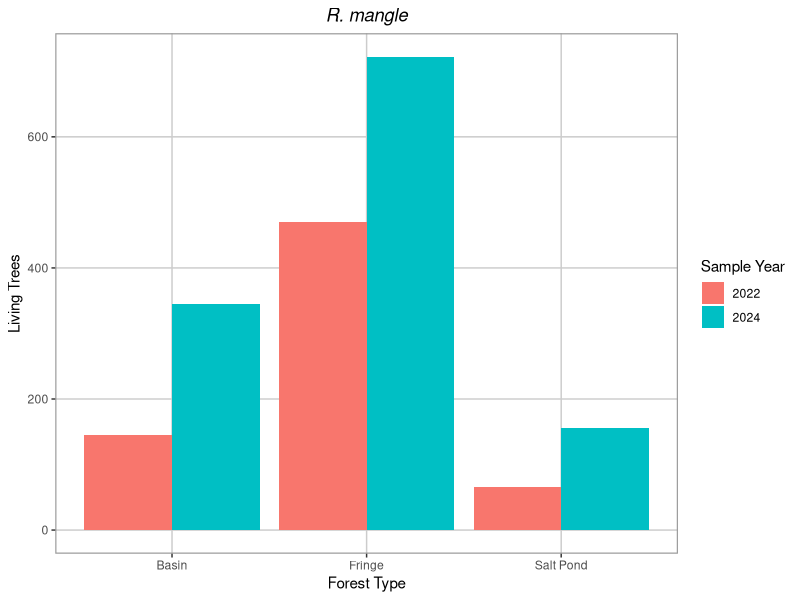
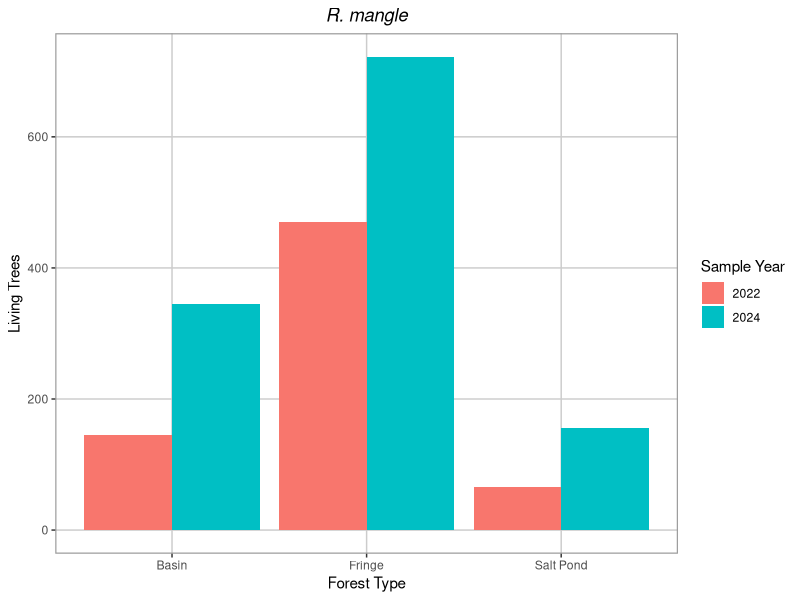
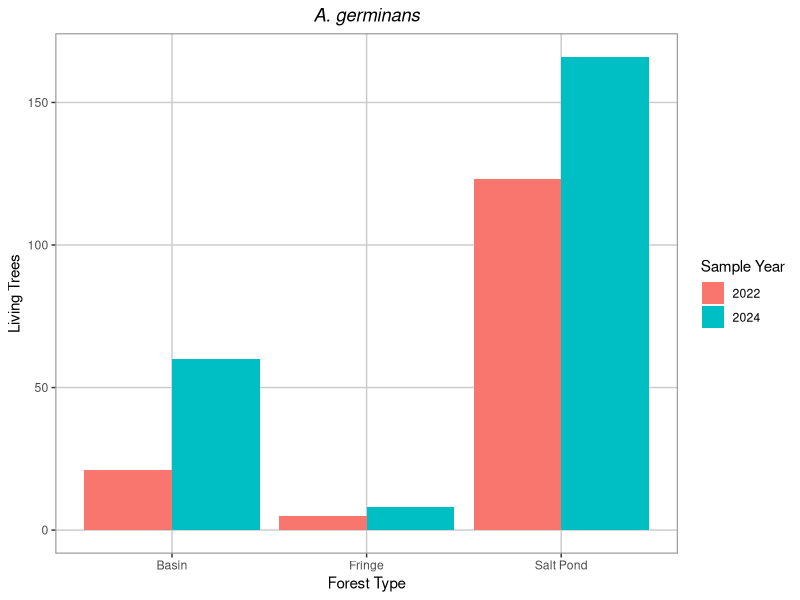
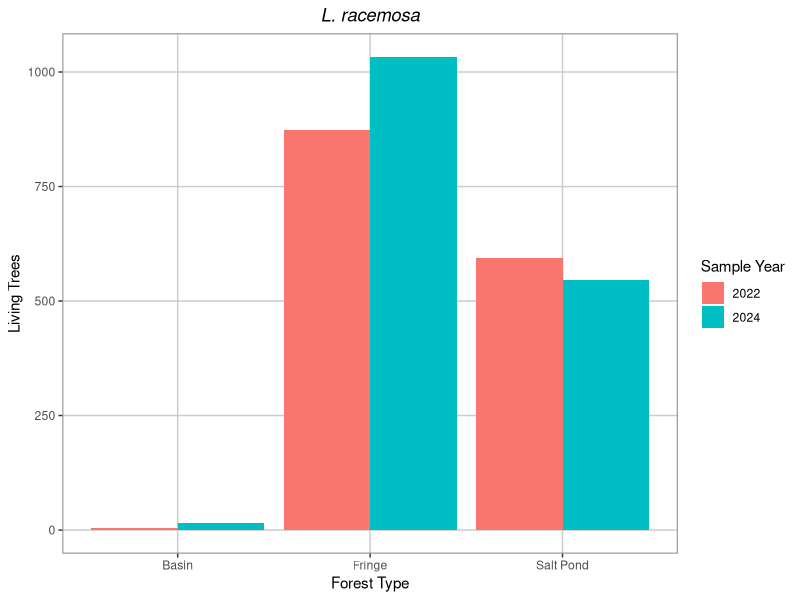
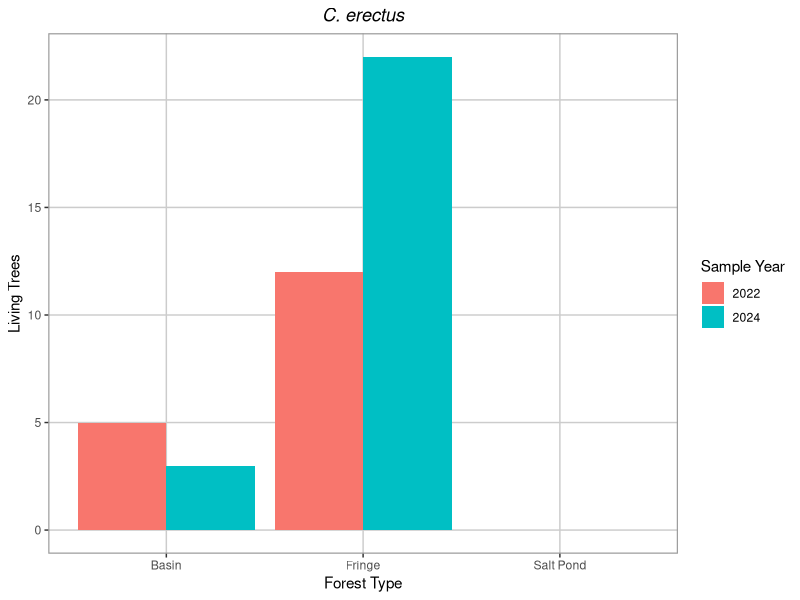
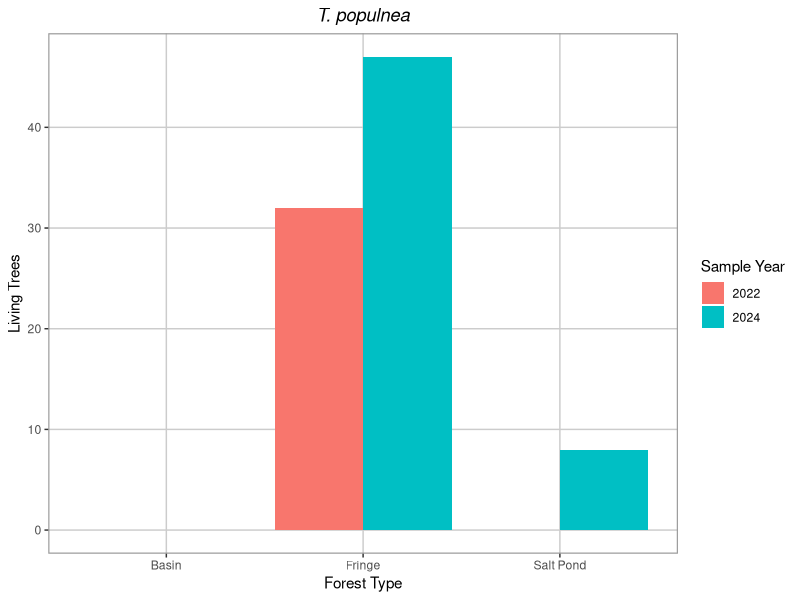
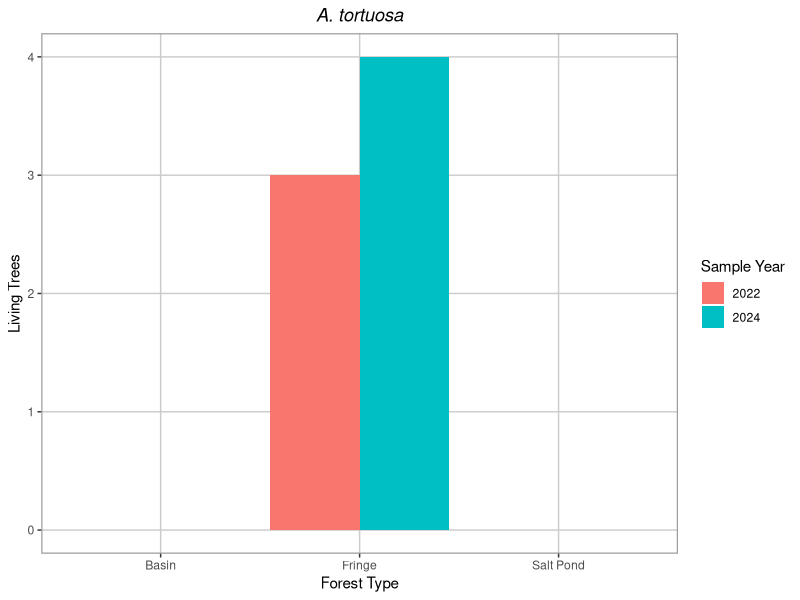
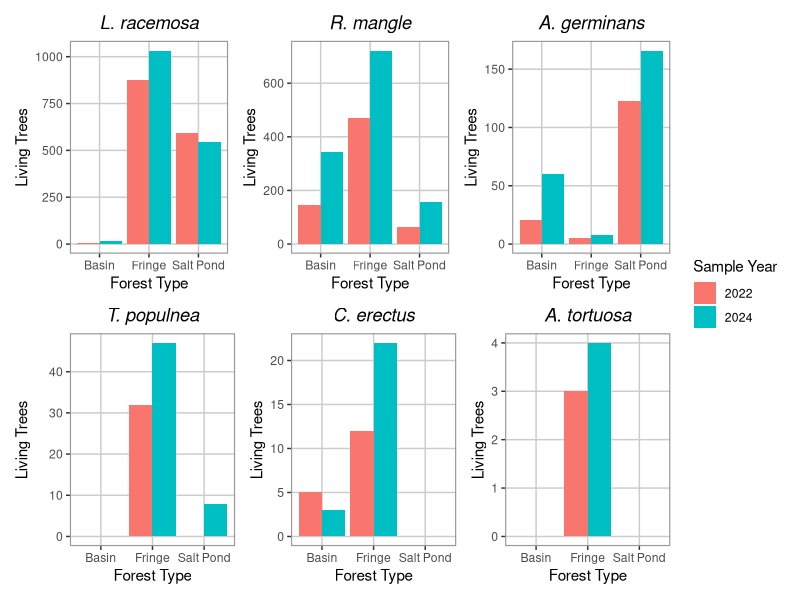

Recreate these plots in R, in order.
## ---- chunk 1
library(readxl)
library(tidyverse)
library(patchwork)#combine plots

#read in data
FType <- read_excel("TMMP Living Dead By Forest Type.xlsx", 
    col_types = c("text", "numeric", "text", 
        "numeric", "numeric"))

View(FType)
str(FType)

#modify classes of data
FType$`Sample Year`<-as.factor(FType$`Sample Year`)
FType$SampleYear<-as.factor(FType$`Sample Year`)
FType$`Tree Species`<-factor(FType$`Tree Species`, levels=c( "LARA","RHMA", "AVGE", "THPO","COER", "ACTO"))

#make a plot I like
RHMA<-FType%>%
  filter(`Tree Species`=="RHMA")%>%
  ggplot(aes(x=`Forest Type`, y=`Living Trees`, fill=`Sample Year`))+
  geom_col(position="dodge")+
  theme(panel.background = element_rect(fill = "white", color = NA),
        panel.grid.major = element_line(color = "grey80"),
         panel.border = element_rect(color = "grey60", fill = NA, size = 0.8),
        plot.title=element_text(face="italic", hjust=0.5))+
  ggtitle("R. mangle")
  
RHMA

#functionify the plot
LivingTrees<-function(species_name, plot_title){FType%>%
  filter(`Tree Species`== species_name )%>%
  ggplot(aes(x=`Forest Type`, y=`Living Trees`, fill=`Sample Year`))+
  geom_col(position="dodge")+
  theme(panel.background = element_rect(fill = "white", color = NA),
        panel.grid.major = element_line(color = "grey80"),
         panel.border = element_rect(color = "grey60", fill = NA, size = 0.8),
        plot.title=element_text(face="italic", hjust=0.5))+
  ggtitle(plot_title)}

#make a plot for each species
RHMA<-LivingTrees("RHMA", "R. mangle")
RHMA

AVGE<-LivingTrees("AVGE","A. germinans")
AVGE

LARA<-LivingTrees("LARA", "L. racemosa")
LARA

COER<-LivingTrees("COER","C. erectus")
COER

THPO<-LivingTrees("THPO", "T. populnea")
THPO

ACTO<-LivingTrees("ACTO", "A. tortuosa")
ACTO

#combine all the plots 
Living<-(LARA+RHMA+AVGE)/(THPO+COER+ACTO)+plot_layout(guides="collect")
Living


#make the function for dead trees
DeadTrees<-function(species_name, plot_title){FType%>%
  filter(`Tree Species`== species_name )%>%
  ggplot(aes(x=`Forest Type`, y=`Dead Trees`, fill=`Sample Year`))+
  geom_col(position="dodge")+
  theme(panel.background = element_rect(fill = "white", color = NA),
        panel.grid.major = element_line(color = "grey80"),
         panel.border = element_rect(color = "grey60", fill = NA, size = 0.8),
        plot.title=element_text(face="italic", hjust=0.5))+
  ggtitle(plot_title)}

#make a plot for all the species
RHMAd<-DeadTrees("RHMA", "R. mangle")
RHMAd

AVGEd<-DeadTrees("AVGE","A. germinans")
AVGEd

LARAd<-DeadTrees("LARA", "L. racemosa")
LARAd

COERd<-DeadTrees("COER","C. erectus")
COERd

THPOd<-DeadTrees("THPO", "T. populnea")
THPOd

ACTOd<-DeadTrees("ACTO", "A. tortuosa")
ACTOd

#patchwork to combine plots
Deadd<-(LARAd+RHMAd+AVGEd)/(THPOd+COERd+ACTOd)+plot_layout(guides="collect")
Deadd


